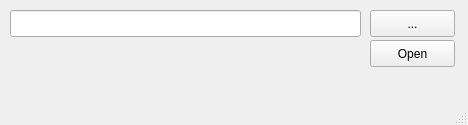
<?xml version="1.0" encoding="UTF-8"?>
<ui version="4.0">
 <class>MainWindow</class>
 <widget class="QMainWindow" name="MainWindow">
  <property name="geometry">
   <rect>
    <x>0</x>
    <y>0</y>
    <width>468</width>
    <height>125</height>
   </rect>
  </property>
  <property name="windowTitle">
   <string>Načítanie máp</string>
  </property>
  <widget class="QWidget" name="centralwidget">
   <widget class="QPushButton" name="lookup">
    <property name="geometry">
     <rect>
      <x>370</x>
      <y>10</y>
      <width>85</width>
      <height>27</height>
     </rect>
    </property>
    <property name="text">
     <string>...</string>
    </property>
   </widget>
   <widget class="QPushButton" name="open">
    <property name="geometry">
     <rect>
      <x>370</x>
      <y>40</y>
      <width>85</width>
      <height>27</height>
     </rect>
    </property>
    <property name="text">
     <string>Open</string>
    </property>
   </widget>
   <widget class="QLineEdit" name="address">
    <property name="geometry">
     <rect>
      <x>10</x>
      <y>10</y>
      <width>351</width>
      <height>27</height>
     </rect>
    </property>
   </widget>
  </widget>
  <widget class="QMenuBar" name="menubar">
   <property name="geometry">
    <rect>
     <x>0</x>
     <y>0</y>
     <width>468</width>
     <height>28</height>
    </rect>
   </property>
  </widget>
  <widget class="QStatusBar" name="statusbar"/>
 </widget>
 <resources/>
 <connections/>
</ui>
